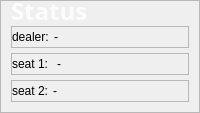
                  <widget class="QFrame" name="frame_board_status">
                   <property name="sizePolicy">
                    <sizepolicy hsizetype="Preferred" vsizetype="Fixed">
                     <horstretch>0</horstretch>
                     <verstretch>0</verstretch>
                    </sizepolicy>
                   </property>
                   <property name="minimumSize">
                    <size>
                     <width>0</width>
                     <height>0</height>
                    </size>
                   </property>
                   <property name="maximumSize">
                    <size>
                     <width>16777215</width>
                     <height>16777215</height>
                    </size>
                   </property>
                   <property name="frameShape">
                    <enum>QFrame::Shape::StyledPanel</enum>
                   </property>
                   <property name="frameShadow">
                    <enum>QFrame::Shadow::Raised</enum>
                   </property>
                   <layout class="QVBoxLayout" name="verticalLayout_5">
                    <property name="spacing">
                     <number>5</number>
                    </property>
                    <property name="leftMargin">
                     <number>10</number>
                    </property>
                    <property name="topMargin">
                     <number>0</number>
                    </property>
                    <property name="rightMargin">
                     <number>10</number>
                    </property>
                    <property name="bottomMargin">
                     <number>10</number>
                    </property>
                    <item>
                     <widget class="QLabel" name="label_status">
                      <property name="minimumSize">
                       <size>
                        <width>0</width>
                        <height>20</height>
                       </size>
                      </property>
                      <property name="maximumSize">
                       <size>
                        <width>16777215</width>
                        <height>20</height>
                       </size>
                      </property>
                      <property name="font">
                       <font>
                        <family>Forte</family>
                        <pointsize>18</pointsize>
                        <italic>false</italic>
                        <bold>true</bold>
                       </font>
                      </property>
                      <property name="styleSheet">
                       <string notr="true">QLabel {
	background-color: transparent;
	font: 700 18pt &quot;Forte&quot;;
	color: rgba(255,255,255, 200)
}</string>
                      </property>
                      <property name="text">
                       <string>Status</string>
                      </property>
                     </widget>
                    </item>
                    <item>
                     <widget class="QFrame" name="frame_status_dealer">
                      <property name="styleSheet">
                       <string notr="true"/>
                      </property>
                      <property name="frameShape">
                       <enum>QFrame::Shape::StyledPanel</enum>
                      </property>
                      <property name="frameShadow">
                       <enum>QFrame::Shadow::Raised</enum>
                      </property>
                      <layout class="QHBoxLayout" name="horizontalLayout_46">
                       <property name="spacing">
                        <number>5</number>
                       </property>
                       <property name="leftMargin">
                        <number>0</number>
                       </property>
                       <property name="topMargin">
                        <number>0</number>
                       </property>
                       <property name="rightMargin">
                        <number>0</number>
                       </property>
                       <property name="bottomMargin">
                        <number>0</number>
                       </property>
                       <item>
                        <widget class="QLabel" name="label_status_dealer_text">
                         <property name="minimumSize">
                          <size>
                           <width>0</width>
                           <height>15</height>
                          </size>
                         </property>
                         <property name="maximumSize">
                          <size>
                           <width>16777215</width>
                           <height>15</height>
                          </size>
                         </property>
                         <property name="styleSheet">
                          <string notr="true"/>
                         </property>
                         <property name="text">
                          <string>dealer:</string>
                         </property>
                        </widget>
                       </item>
                       <item>
                        <widget class="QLabel" name="label_status_dealer">
                         <property name="minimumSize">
                          <size>
                           <width>0</width>
                           <height>15</height>
                          </size>
                         </property>
                         <property name="maximumSize">
                          <size>
                           <width>16777215</width>
                           <height>15</height>
                          </size>
                         </property>
                         <property name="styleSheet">
                          <string notr="true"/>
                         </property>
                         <property name="text">
                          <string>-</string>
                         </property>
                        </widget>
                       </item>
                       <item>
                        <spacer name="horizontalSpacer_14">
                         <property name="orientation">
                          <enum>Qt::Orientation::Horizontal</enum>
                         </property>
                         <property name="sizeHint" stdset="0">
                          <size>
                           <width>40</width>
                           <height>20</height>
                          </size>
                         </property>
                        </spacer>
                       </item>
                      </layout>
                     </widget>
                    </item>
                    <item>
                     <widget class="QFrame" name="frame_status_seat1">
                      <property name="styleSheet">
                       <string notr="true"/>
                      </property>
                      <property name="frameShape">
                       <enum>QFrame::Shape::StyledPanel</enum>
                      </property>
                      <property name="frameShadow">
                       <enum>QFrame::Shadow::Raised</enum>
                      </property>
                      <layout class="QHBoxLayout" name="horizontalLayout_37">
                       <property name="spacing">
                        <number>5</number>
                       </property>
                       <property name="leftMargin">
                        <number>0</number>
                       </property>
                       <property name="topMargin">
                        <number>0</number>
                       </property>
                       <property name="rightMargin">
                        <number>0</number>
                       </property>
                       <property name="bottomMargin">
                        <number>0</number>
                       </property>
                       <item>
                        <widget class="QLabel" name="label_status_botseat_text">
                         <property name="minimumSize">
                          <size>
                           <width>0</width>
                           <height>15</height>
                          </size>
                         </property>
                         <property name="maximumSize">
                          <size>
                           <width>16777215</width>
                           <height>15</height>
                          </size>
                         </property>
                         <property name="styleSheet">
                          <string notr="true"/>
                         </property>
                         <property name="text">
                          <string>seat 1: </string>
                         </property>
                        </widget>
                       </item>
                       <item>
                        <widget class="QLabel" name="label_status_seat1">
                         <property name="minimumSize">
                          <size>
                           <width>0</width>
                           <height>15</height>
                          </size>
                         </property>
                         <property name="maximumSize">
                          <size>
                           <width>16777215</width>
                           <height>15</height>
                          </size>
                         </property>
                         <property name="styleSheet">
                          <string notr="true"/>
                         </property>
                         <property name="text">
                          <string>-</string>
                         </property>
                        </widget>
                       </item>
                       <item>
                        <spacer name="horizontalSpacer_8">
                         <property name="orientation">
                          <enum>Qt::Orientation::Horizontal</enum>
                         </property>
                         <property name="sizeHint" stdset="0">
                          <size>
                           <width>40</width>
                           <height>20</height>
                          </size>
                         </property>
                        </spacer>
                       </item>
                      </layout>
                     </widget>
                    </item>
                    <item>
                     <widget class="QFrame" name="frame_status_seat2">
                      <property name="frameShape">
                       <enum>QFrame::Shape::StyledPanel</enum>
                      </property>
                      <property name="frameShadow">
                       <enum>QFrame::Shadow::Raised</enum>
                      </property>
                      <layout class="QHBoxLayout" name="horizontalLayout_29">
                       <property name="spacing">
                        <number>5</number>
                       </property>
                       <property name="leftMargin">
                        <number>0</number>
                       </property>
                       <property name="topMargin">
                        <number>0</number>
                       </property>
                       <property name="rightMargin">
                        <number>0</number>
                       </property>
                       <property name="bottomMargin">
                        <number>0</number>
                       </property>
                       <item>
                        <widget class="QLabel" name="label_status_topseat_text">
                         <property name="minimumSize">
                          <size>
                           <width>0</width>
                           <height>15</height>
                          </size>
                         </property>
                         <property name="maximumSize">
                          <size>
                           <width>16777215</width>
                           <height>15</height>
                          </size>
                         </property>
                         <property name="styleSheet">
                          <string notr="true"/>
                         </property>
                         <property name="text">
                          <string>seat 2:</string>
                         </property>
                        </widget>
                       </item>
                       <item>
                        <widget class="QLabel" name="label_status_seat2">
                         <property name="minimumSize">
                          <size>
                           <width>0</width>
                           <height>15</height>
                          </size>
                         </property>
                         <property name="maximumSize">
                          <size>
                           <width>16777215</width>
                           <height>15</height>
                          </size>
                         </property>
                         <property name="styleSheet">
                          <string notr="true"/>
                         </property>
                         <property name="text">
                          <string>-</string>
                         </property>
                        </widget>
                       </item>
                       <item>
                        <spacer name="horizontalSpacer_5">
                         <property name="orientation">
                          <enum>Qt::Orientation::Horizontal</enum>
                         </property>
                         <property name="sizeHint" stdset="0">
                          <size>
                           <width>40</width>
                           <height>20</height>
                          </size>
                         </property>
                        </spacer>
                       </item>
                      </layout>
                     </widget>
                    </item>
                   </layout>
                  </widget>
